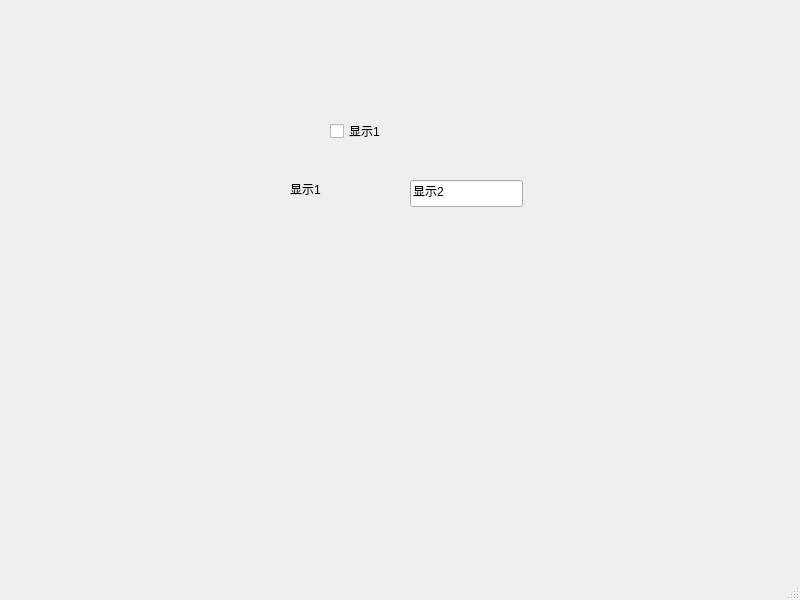
<?xml version="1.0" encoding="UTF-8"?>
<ui version="4.0">
 <class>MainWindow</class>
 <widget class="QMainWindow" name="MainWindow">
  <property name="geometry">
   <rect>
    <x>0</x>
    <y>0</y>
    <width>800</width>
    <height>600</height>
   </rect>
  </property>
  <property name="windowTitle">
   <string>MainWindow</string>
  </property>
  <widget class="QWidget" name="centralwidget">
   <widget class="QCheckBox" name="checkBox">
    <property name="geometry">
     <rect>
      <x>330</x>
      <y>120</y>
      <width>97</width>
      <height>22</height>
     </rect>
    </property>
    <property name="text">
     <string>显示1</string>
    </property>
   </widget>
   <widget class="QLineEdit" name="lineEdit">
    <property name="geometry">
     <rect>
      <x>410</x>
      <y>180</y>
      <width>113</width>
      <height>27</height>
     </rect>
    </property>
    <property name="text">
     <string>显示2</string>
    </property>
   </widget>
   <widget class="QLabel" name="label">
    <property name="geometry">
     <rect>
      <x>290</x>
      <y>180</y>
      <width>67</width>
      <height>17</height>
     </rect>
    </property>
    <property name="text">
     <string>显示1</string>
    </property>
   </widget>
  </widget>
  <widget class="QMenuBar" name="menubar">
   <property name="geometry">
    <rect>
     <x>0</x>
     <y>0</y>
     <width>800</width>
     <height>25</height>
    </rect>
   </property>
  </widget>
  <widget class="QStatusBar" name="statusbar"/>
 </widget>
 <resources/>
 <connections>
  <connection>
   <sender>checkBox</sender>
   <signal>clicked(bool)</signal>
   <receiver>label</receiver>
   <slot>setVisible(bool)</slot>
   <hints>
    <hint type="sourcelabel">
     <x>378</x>
     <y>155</y>
    </hint>
    <hint type="destinationlabel">
     <x>323</x>
     <y>213</y>
    </hint>
   </hints>
  </connection>
  <connection>
   <sender>checkBox</sender>
   <signal>clicked(bool)</signal>
   <receiver>lineEdit</receiver>
   <slot>setEnabled(bool)</slot>
   <hints>
    <hint type="sourcelabel">
     <x>378</x>
     <y>155</y>
    </hint>
    <hint type="destinationlabel">
     <x>466</x>
     <y>218</y>
    </hint>
   </hints>
  </connection>
 </connections>
</ui>
